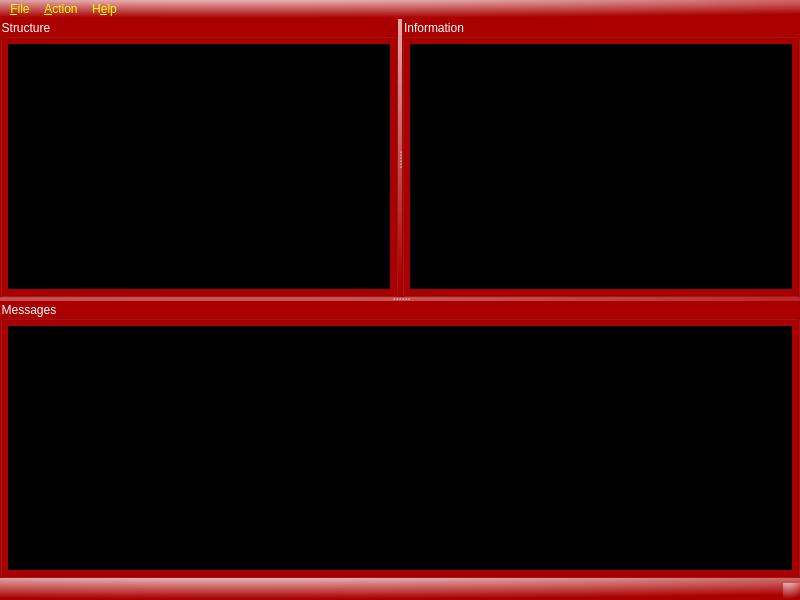
<?xml version="1.0" encoding="UTF-8"?>
<ui version="4.0">
 <class>UEFITool</class>
 <widget class="QMainWindow" name="UEFITool">
  <property name="geometry">
   <rect>
    <x>0</x>
    <y>0</y>
    <width>800</width>
    <height>600</height>
   </rect>
  </property>
  <property name="sizePolicy">
   <sizepolicy hsizetype="Expanding" vsizetype="Expanding">
    <horstretch>0</horstretch>
    <verstretch>0</verstretch>
   </sizepolicy>
  </property>
  <property name="acceptDrops">
   <bool>true</bool>
  </property>
  <property name="windowTitle">
   <string>UEFITool</string>
  </property>
  <property name="styleSheet">
   <string notr="true">background: qradialgradient(cx: 0.3, cy: -0.4, fx: 0.3, fy: -0.4, radius: 1.35, stop: 0 #fff, stop: 1 #a00);

</string>
  </property>
  <widget class="QWidget" name="centralWidget">
   <property name="sizePolicy">
    <sizepolicy hsizetype="Expanding" vsizetype="Expanding">
     <horstretch>0</horstretch>
     <verstretch>0</verstretch>
    </sizepolicy>
   </property>
   <layout class="QHBoxLayout" name="horizontalLayout_7">
    <property name="spacing">
     <number>0</number>
    </property>
    <property name="leftMargin">
     <number>0</number>
    </property>
    <property name="topMargin">
     <number>0</number>
    </property>
    <property name="rightMargin">
     <number>0</number>
    </property>
    <property name="bottomMargin">
     <number>0</number>
    </property>
    <item>
     <widget class="QSplitter" name="messagesSplitter">
      <property name="styleSheet">
       <string notr="true">color:white;
</string>
      </property>
      <property name="orientation">
       <enum>Qt::Vertical</enum>
      </property>
      <widget class="QSplitter" name="infoSplitter">
       <property name="orientation">
        <enum>Qt::Horizontal</enum>
       </property>
       <widget class="QGroupBox" name="structureGroupBox">
        <property name="styleSheet">
         <string notr="true">background-color:rgb(170, 0, 0);

</string>
        </property>
        <property name="title">
         <string>Structure</string>
        </property>
        <layout class="QHBoxLayout" name="horizontalLayout_4">
         <property name="spacing">
          <number>0</number>
         </property>
         <property name="leftMargin">
          <number>5</number>
         </property>
         <property name="topMargin">
          <number>5</number>
         </property>
         <property name="rightMargin">
          <number>5</number>
         </property>
         <property name="bottomMargin">
          <number>5</number>
         </property>
         <item>
          <widget class="QTreeView" name="structureTreeView">
           <property name="sizePolicy">
            <sizepolicy hsizetype="Expanding" vsizetype="Expanding">
             <horstretch>0</horstretch>
             <verstretch>0</verstretch>
            </sizepolicy>
           </property>
           <property name="styleSheet">
            <string notr="true">background-color:rgb(0,0,0);



</string>
           </property>
           <property name="indentation">
            <number>10</number>
           </property>
           <property name="headerHidden">
            <bool>false</bool>
           </property>
           <attribute name="headerCascadingSectionResizes">
            <bool>true</bool>
           </attribute>
           <attribute name="headerDefaultSectionSize">
            <number>200</number>
           </attribute>
           <attribute name="headerStretchLastSection">
            <bool>true</bool>
           </attribute>
          </widget>
         </item>
        </layout>
       </widget>
       <widget class="QGroupBox" name="infoGroupBox">
        <property name="styleSheet">
         <string notr="true">background-color:rgb(170, 0, 0)</string>
        </property>
        <property name="title">
         <string>Information</string>
        </property>
        <layout class="QHBoxLayout" name="horizontalLayout_5">
         <property name="spacing">
          <number>0</number>
         </property>
         <property name="leftMargin">
          <number>5</number>
         </property>
         <property name="topMargin">
          <number>5</number>
         </property>
         <property name="rightMargin">
          <number>5</number>
         </property>
         <property name="bottomMargin">
          <number>5</number>
         </property>
         <item>
          <widget class="QPlainTextEdit" name="infoEdit">
           <property name="acceptDrops">
            <bool>false</bool>
           </property>
           <property name="styleSheet">
            <string notr="true">background-color:rgb(0, 0, 0);
color:rgb(255, 255, 255);
border-image: url(:/images/roglogo-red.png);
</string>
           </property>
           <property name="undoRedoEnabled">
            <bool>false</bool>
           </property>
           <property name="readOnly">
            <bool>true</bool>
           </property>
           <property name="centerOnScroll">
            <bool>false</bool>
           </property>
          </widget>
         </item>
        </layout>
       </widget>
      </widget>
      <widget class="QGroupBox" name="messageGroupBox">
       <property name="styleSheet">
        <string notr="true">background-color:rgb(170, 0, 0)</string>
       </property>
       <property name="title">
        <string>Messages</string>
       </property>
       <layout class="QHBoxLayout" name="horizontalLayout_6">
        <property name="spacing">
         <number>0</number>
        </property>
        <property name="leftMargin">
         <number>5</number>
        </property>
        <property name="topMargin">
         <number>5</number>
        </property>
        <property name="rightMargin">
         <number>5</number>
        </property>
        <property name="bottomMargin">
         <number>5</number>
        </property>
        <item>
         <widget class="QListWidget" name="messageListWidget">
          <property name="mouseTracking">
           <bool>true</bool>
          </property>
          <property name="autoFillBackground">
           <bool>false</bool>
          </property>
          <property name="styleSheet">
           <string notr="true">background-color:rgb(0, 0, 0);
color:rgb(255,255, 255);
</string>
          </property>
         </widget>
        </item>
       </layout>
      </widget>
     </widget>
    </item>
   </layout>
  </widget>
  <widget class="QStatusBar" name="statusBar"/>
  <widget class="QMenuBar" name="menuBar">
   <property name="geometry">
    <rect>
     <x>0</x>
     <y>0</y>
     <width>800</width>
     <height>19</height>
    </rect>
   </property>
   <property name="styleSheet">
    <string notr="true">color:yellow;</string>
   </property>
   <widget class="QMenu" name="menuFile">
    <property name="toolTip">
     <string/>
    </property>
    <property name="toolTipDuration">
     <number>-1</number>
    </property>
    <property name="title">
     <string>&amp;File</string>
    </property>
    <addaction name="actionOpenImageFile"/>
    <addaction name="actionOpenImageFileInNewWindow"/>
    <addaction name="actionSaveImageFile"/>
    <addaction name="separator"/>
    <addaction name="actionSearch"/>
    <addaction name="separator"/>
    <addaction name="actionQuit"/>
   </widget>
   <widget class="QMenu" name="menuHelp">
    <property name="title">
     <string>H&amp;elp</string>
    </property>
    <addaction name="actionAbout"/>
    <addaction name="actionAboutQt"/>
   </widget>
   <widget class="QMenu" name="menuAction">
    <property name="title">
     <string>&amp;Action</string>
    </property>
    <widget class="QMenu" name="menuCapsuleActions">
     <property name="title">
      <string>&amp;Capsule</string>
     </property>
     <addaction name="actionExtract"/>
     <addaction name="actionExtractBody"/>
    </widget>
    <widget class="QMenu" name="menuImageActions">
     <property name="title">
      <string>&amp;Image</string>
     </property>
     <addaction name="actionExtract"/>
    </widget>
    <widget class="QMenu" name="menuRegionActions">
     <property name="title">
      <string>&amp;Region</string>
     </property>
     <addaction name="actionExtract"/>
     <addaction name="separator"/>
     <addaction name="actionReplace"/>
    </widget>
    <widget class="QMenu" name="menuPaddingActions">
     <property name="title">
      <string>&amp;Padding</string>
     </property>
     <addaction name="actionExtract"/>
     <addaction name="separator"/>
     <addaction name="actionReplace"/>
    </widget>
    <widget class="QMenu" name="menuVolumeActions">
     <property name="title">
      <string>&amp;Volume</string>
     </property>
     <addaction name="actionExtract"/>
     <addaction name="actionExtractBody"/>
     <addaction name="separator"/>
     <addaction name="actionRebuild"/>
     <addaction name="separator"/>
     <addaction name="actionInsertInto"/>
     <addaction name="separator"/>
     <addaction name="actionReplace"/>
     <addaction name="actionReplaceBody"/>
    </widget>
    <widget class="QMenu" name="menuFileActions">
     <property name="title">
      <string>&amp;File</string>
     </property>
     <addaction name="actionExtract"/>
     <addaction name="actionExtractBody"/>
     <addaction name="separator"/>
     <addaction name="actionRebuild"/>
     <addaction name="separator"/>
     <addaction name="actionInsertInto"/>
     <addaction name="actionInsertBefore"/>
     <addaction name="actionInsertAfter"/>
     <addaction name="separator"/>
     <addaction name="actionReplace"/>
     <addaction name="actionReplaceBody"/>
     <addaction name="separator"/>
     <addaction name="actionRemove"/>
    </widget>
    <widget class="QMenu" name="menuSectionActions">
     <property name="title">
      <string>&amp;Section</string>
     </property>
     <addaction name="actionExtract"/>
     <addaction name="actionExtractBody"/>
     <addaction name="separator"/>
     <addaction name="actionRebuild"/>
     <addaction name="separator"/>
     <addaction name="actionInsertInto"/>
     <addaction name="actionInsertBefore"/>
     <addaction name="actionInsertAfter"/>
     <addaction name="separator"/>
     <addaction name="actionReplace"/>
     <addaction name="actionReplaceBody"/>
     <addaction name="separator"/>
     <addaction name="actionRemove"/>
     <addaction name="separator"/>
    </widget>
    <widget class="QMenu" name="menuMessages">
     <property name="title">
      <string>&amp;Messages</string>
     </property>
     <addaction name="actionMessagesCopy"/>
     <addaction name="actionMessagesCopyAll"/>
     <addaction name="separator"/>
     <addaction name="actionMessagesClear"/>
    </widget>
    <addaction name="menuCapsuleActions"/>
    <addaction name="menuImageActions"/>
    <addaction name="menuRegionActions"/>
    <addaction name="menuPaddingActions"/>
    <addaction name="menuVolumeActions"/>
    <addaction name="menuFileActions"/>
    <addaction name="menuSectionActions"/>
    <addaction name="separator"/>
    <addaction name="menuMessages"/>
   </widget>
   <addaction name="menuFile"/>
   <addaction name="menuAction"/>
   <addaction name="menuHelp"/>
  </widget>
  <action name="actionInsertAfter">
   <property name="enabled">
    <bool>false</bool>
   </property>
   <property name="text">
    <string>Insert &amp;after...</string>
   </property>
   <property name="toolTip">
    <string>Insert an object from file after selected object</string>
   </property>
   <property name="shortcut">
    <string>Ctrl+Shift+I</string>
   </property>
  </action>
  <action name="actionInsertBefore">
   <property name="enabled">
    <bool>false</bool>
   </property>
   <property name="text">
    <string>Insert b&amp;efore...</string>
   </property>
   <property name="toolTip">
    <string>Insert object from file before selected object</string>
   </property>
   <property name="shortcut">
    <string>Ctrl+Alt+I</string>
   </property>
  </action>
  <action name="actionReplace">
   <property name="enabled">
    <bool>false</bool>
   </property>
   <property name="text">
    <string>Rep&amp;lace as is...</string>
   </property>
   <property name="toolTip">
    <string>Replace selected object as is with an object from file</string>
   </property>
   <property name="shortcut">
    <string>Ctrl+R</string>
   </property>
  </action>
  <action name="actionExtract">
   <property name="enabled">
    <bool>false</bool>
   </property>
   <property name="text">
    <string>E&amp;xtract as is...</string>
   </property>
   <property name="toolTip">
    <string>Extract selected object as is to file</string>
   </property>
   <property name="shortcut">
    <string>Ctrl+E</string>
   </property>
  </action>
  <action name="actionExtractBody">
   <property name="enabled">
    <bool>false</bool>
   </property>
   <property name="text">
    <string>Extract &amp;body...</string>
   </property>
   <property name="toolTip">
    <string>Extract body of selected object to file</string>
   </property>
   <property name="shortcut">
    <string>Ctrl+Shift+E</string>
   </property>
  </action>
  <action name="actionRemove">
   <property name="enabled">
    <bool>false</bool>
   </property>
   <property name="text">
    <string>Re&amp;move</string>
   </property>
   <property name="toolTip">
    <string>Remove selected object</string>
   </property>
   <property name="shortcut">
    <string>Ctrl+Del</string>
   </property>
  </action>
  <action name="actionOpenImageFile">
   <property name="text">
    <string>&amp;Open image file...</string>
   </property>
   <property name="toolTip">
    <string>Open image file</string>
   </property>
   <property name="shortcut">
    <string>Ctrl+O</string>
   </property>
  </action>
  <action name="actionInsertInto">
   <property name="enabled">
    <bool>false</bool>
   </property>
   <property name="text">
    <string>Insert &amp;into...</string>
   </property>
   <property name="toolTip">
    <string>Insert object from file into selected object</string>
   </property>
   <property name="shortcut">
    <string>Ctrl+I</string>
   </property>
  </action>
  <action name="actionSaveImageFile">
   <property name="enabled">
    <bool>false</bool>
   </property>
   <property name="text">
    <string>&amp;Save image file...</string>
   </property>
   <property name="toolTip">
    <string>Save modified image file</string>
   </property>
   <property name="shortcut">
    <string>Ctrl+S</string>
   </property>
  </action>
  <action name="actionRebuild">
   <property name="enabled">
    <bool>false</bool>
   </property>
   <property name="text">
    <string>&amp;Rebuild</string>
   </property>
   <property name="toolTip">
    <string>Rebuild selected object</string>
   </property>
   <property name="shortcut">
    <string>Ctrl+Space</string>
   </property>
  </action>
  <action name="actionAbout">
   <property name="text">
    <string>&amp;About UEFITool</string>
   </property>
   <property name="shortcut">
    <string>F1</string>
   </property>
   <property name="menuRole">
    <enum>QAction::AboutRole</enum>
   </property>
  </action>
  <action name="actionAboutQt">
   <property name="text">
    <string>About &amp;Qt</string>
   </property>
   <property name="menuRole">
    <enum>QAction::AboutQtRole</enum>
   </property>
  </action>
  <action name="actionQuit">
   <property name="text">
    <string>&amp;Quit</string>
   </property>
   <property name="menuRole">
    <enum>QAction::QuitRole</enum>
   </property>
  </action>
  <action name="actionSearch">
   <property name="enabled">
    <bool>false</bool>
   </property>
   <property name="text">
    <string>Sear&amp;ch...</string>
   </property>
   <property name="shortcut">
    <string>Ctrl+F</string>
   </property>
  </action>
  <action name="actionMessagesClear">
   <property name="text">
    <string>Cl&amp;ear</string>
   </property>
   <property name="toolTip">
    <string>Clear messages</string>
   </property>
   <property name="shortcut">
    <string>Ctrl+Backspace</string>
   </property>
  </action>
  <action name="actionReplaceBody">
   <property name="enabled">
    <bool>false</bool>
   </property>
   <property name="text">
    <string>Replace b&amp;ody...</string>
   </property>
   <property name="toolTip">
    <string>Replace body of selected object with a data from file</string>
   </property>
   <property name="shortcut">
    <string>Ctrl+Shift+R</string>
   </property>
  </action>
  <action name="actionMessagesCopy">
   <property name="text">
    <string>&amp;Copy</string>
   </property>
   <property name="shortcut">
    <string>Ctrl+Shift+C</string>
   </property>
  </action>
  <action name="actionMessagesCopyAll">
   <property name="text">
    <string>C&amp;opy all</string>
   </property>
   <property name="shortcut">
    <string>Ctrl+Alt+C</string>
   </property>
  </action>
  <action name="actionOpenImageFileInNewWindow">
   <property name="text">
    <string>&amp;Open image file in new window...</string>
   </property>
   <property name="toolTip">
    <string>Open image file in new window</string>
   </property>
   <property name="shortcut">
    <string>Ctrl+Shift+O</string>
   </property>
  </action>
 </widget>
 <layoutdefault spacing="6" margin="11"/>
 <resources/>
 <connections/>
</ui>
